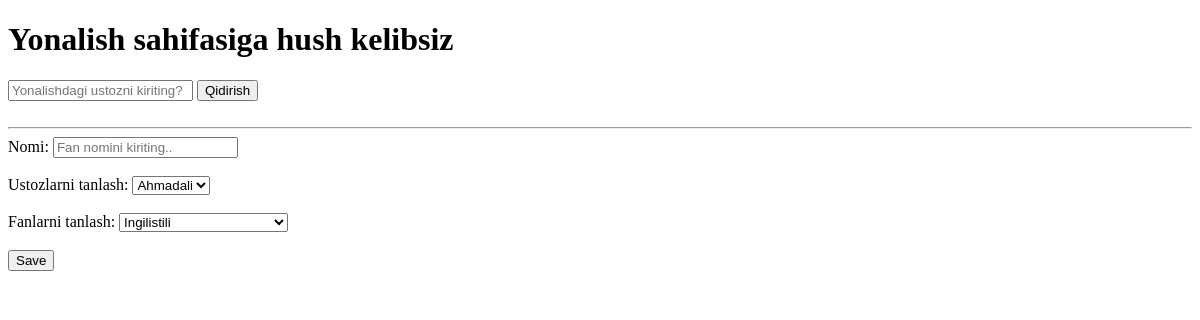
Page /birlashma/ on the earlier database version.
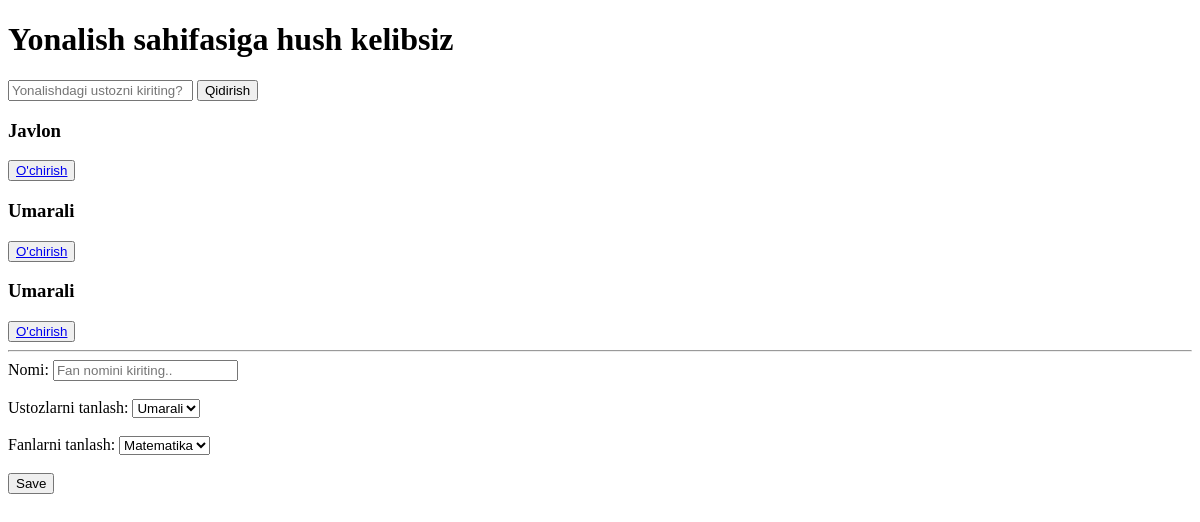
Same page on the later database version.
### App/models.py (models this page shows)
class Yonalish(models.Model):
    nom = models.CharField(max_length=30)
    fanlar = models.ManyToManyField(Fan)
    ustozlar = models.ManyToManyField(Ustoz)
    def __str__(self):
        return self.nom

### App/views.py (the view, shortened to what this page needs)
# urls.py: path('birlashma/', yonalish),
def yonalish(request):
    a = Ustoz.objects.all()
    b = Fan.objects.all()
    soz = request.GET.get("qidirish")
    if soz==None or soz=="":
        hammasi = Yonalish.objects.filter().order_by('nom')
    else:
        hammasi = Yonalish.objects.filter(nom=soz)
    return render(request, "Yonalish.html", {'Hammasi': hammasi, "shablon": a, "fanlar": b})

### templates/Yonalish.html (shortened to what this page needs)
<!DOCTYPE html>
<html lang="en">
<head>
</head>
<body>
<h1>Yonalish sahifasiga hush kelibsiz</h1>
<form>
    <input name="qidirish" placeholder="Yonalishdagi ustozni kiriting?">
    <button>Qidirish</button>
</form>
{% for i in Hammasi %}
    <h3>{{ i }}</h3>
    <button><a href="/yonalish3/{{i.id}}/">O'chirish</a></button>
{%endfor%}
<br>
<hr>
<form method="post" action="/birlashma/">{%csrf_token%}
    <label>Nomi:</label>
    <input type="text" name="n" placeholder="Fan nomini kiriting.."><br><br>
    <label>Ustozlarni tanlash:</label>
    <select name="ustozi">
        {%for i in shablon%}
            <option value="{{i.id}}">{{i.ism}}</option>
        {%endfor%}
    </select> <br><br>
    <label>Fanlarni tanlash:</label>
    <select name="fani">
        {%for i in fanlar%}
            <option value="{{i.id}}">{{i.nom}}</option>
        {%endfor%}
    </select> <br><br>
    <button type="submit">Save</button>
</form>
</body>
</html>

Differences in the rows shown:
added Yonalish: nom "Javlon"
added Yonalish: nom "Umarali"
added Yonalish: nom "Umarali"
Other differences:
form field ustozi: "Ahmadali" → "Umarali"
form field fani: "Ingilistili" → "Matematika"
